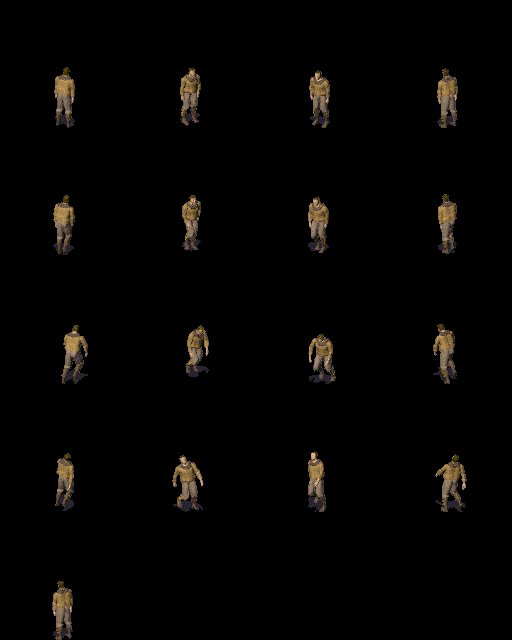

This is a level from a 2D game, rendered from its Tiled map with the project's own tilesets. A one-line summary and the complete map file follow:
An orthogonal 4x5 tile map with 128x128 px tiles, 1 tile layer (Tile Layer 1).

<map version="1.0" orientation="orthogonal" renderorder="right-down" width="4" height="5" tilewidth="128" tileheight="128" nextobjectid="1">
 <tileset firstgid="1" name="VaultDwellers_Gatherer" tilewidth="128" tileheight="128" tilecount="256" columns="32">
  <image source="VaultDwellers_Gatherer.png" width="4096" height="1024" />
  <tile id="0">
   <properties>
    <property name="idle" value="top_right" />
   </properties>
   <animation>
    <frame tileid="0" duration="100" />
    <frame tileid="1" duration="100" />
    <frame tileid="2" duration="100" />
    <frame tileid="3" duration="100" />
    <frame tileid="4" duration="100" />
    <frame tileid="5" duration="100" />
    <frame tileid="6" duration="100" />
    <frame tileid="7" duration="100" />
    <frame tileid="8" duration="100" />
    <frame tileid="9" duration="100" />
    <frame tileid="10" duration="100" />
    <frame tileid="11" duration="100" />
   </animation>
  </tile>
  <tile id="13">
   <properties>
    <property name="gather" value="top_right" />
   </properties>
   <animation>
    <frame tileid="13" duration="100" />
    <frame tileid="14" duration="100" />
    <frame tileid="15" duration="100" />
    <frame tileid="16" duration="100" />
    <frame tileid="17" duration="100" />
    <frame tileid="18" duration="100" />
    <frame tileid="19" duration="100" />
    <frame tileid="20" duration="100" />
    <frame tileid="21" duration="100" />
   </animation>
  </tile>
  <tile id="23">
   <properties>
    <property name="walk" value="top_right" />
   </properties>
   <animation>
    <frame tileid="23" duration="100" />
    <frame tileid="24" duration="100" />
    <frame tileid="25" duration="100" />
    <frame tileid="26" duration="100" />
    <frame tileid="27" duration="100" />
    <frame tileid="28" duration="100" />
    <frame tileid="29" duration="100" />
    <frame tileid="30" duration="100" />
   </animation>
  </tile>
  <tile id="32">
   <properties>
    <property name="idle" value="bottom_right" />
   </properties>
   <animation>
    <frame tileid="32" duration="100" />
    <frame tileid="33" duration="100" />
    <frame tileid="34" duration="100" />
    <frame tileid="35" duration="100" />
    <frame tileid="36" duration="100" />
    <frame tileid="37" duration="100" />
    <frame tileid="38" duration="100" />
    <frame tileid="39" duration="100" />
    <frame tileid="40" duration="100" />
    <frame tileid="41" duration="100" />
    <frame tileid="42" duration="100" />
    <frame tileid="43" duration="100" />
   </animation>
  </tile>
  <tile id="45">
   <properties>
    <property name="gather" value="bottom_right" />
   </properties>
   <animation>
    <frame tileid="45" duration="100" />
    <frame tileid="46" duration="100" />
    <frame tileid="47" duration="100" />
    <frame tileid="48" duration="100" />
    <frame tileid="49" duration="100" />
    <frame tileid="50" duration="100" />
    <frame tileid="51" duration="100" />
    <frame tileid="52" duration="100" />
    <frame tileid="53" duration="100" />
   </animation>
  </tile>
  <tile id="55">
   <properties>
    <property name="walk" value="bottom_right" />
   </properties>
   <animation>
    <frame tileid="55" duration="100" />
    <frame tileid="56" duration="100" />
    <frame tileid="57" duration="100" />
    <frame tileid="58" duration="100" />
    <frame tileid="59" duration="100" />
    <frame tileid="60" duration="100" />
    <frame tileid="61" duration="100" />
    <frame tileid="62" duration="100" />
   </animation>
  </tile>
  <tile id="64">
   <properties>
    <property name="idle" value="bottom_left" />
   </properties>
   <animation>
    <frame tileid="64" duration="100" />
    <frame tileid="65" duration="100" />
    <frame tileid="66" duration="100" />
    <frame tileid="67" duration="100" />
    <frame tileid="68" duration="100" />
    <frame tileid="69" duration="100" />
    <frame tileid="70" duration="100" />
    <frame tileid="71" duration="100" />
    <frame tileid="72" duration="100" />
    <frame tileid="73" duration="100" />
    <frame tileid="74" duration="100" />
    <frame tileid="75" duration="100" />
   </animation>
  </tile>
  <tile id="77">
   <properties>
    <property name="gather" value="bottom_left" />
   </properties>
   <animation>
    <frame tileid="77" duration="100" />
    <frame tileid="78" duration="100" />
    <frame tileid="79" duration="100" />
    <frame tileid="80" duration="100" />
    <frame tileid="81" duration="100" />
    <frame tileid="82" duration="100" />
    <frame tileid="83" duration="100" />
    <frame tileid="84" duration="100" />
    <frame tileid="85" duration="100" />
   </animation>
  </tile>
  <tile id="87">
   <properties>
    <property name="walk" value="bottom_left" />
   </properties>
   <animation>
    <frame tileid="87" duration="100" />
    <frame tileid="88" duration="100" />
    <frame tileid="89" duration="100" />
    <frame tileid="90" duration="100" />
    <frame tileid="91" duration="100" />
    <frame tileid="92" duration="100" />
    <frame tileid="93" duration="100" />
    <frame tileid="94" duration="100" />
   </animation>
  </tile>
  <tile id="96">
   <properties>
    <property name="idle" value="top_left" />
   </properties>
   <animation>
    <frame tileid="96" duration="100" />
    <frame tileid="97" duration="100" />
    <frame tileid="98" duration="100" />
    <frame tileid="99" duration="100" />
    <frame tileid="100" duration="100" />
    <frame tileid="101" duration="100" />
    <frame tileid="102" duration="100" />
    <frame tileid="103" duration="100" />
    <frame tileid="104" duration="100" />
    <frame tileid="105" duration="100" />
    <frame tileid="106" duration="100" />
    <frame tileid="107" duration="100" />
   </animation>
  </tile>
  <tile id="109">
   <properties>
    <property name="gather" value="top_left" />
   </properties>
   <animation>
    <frame tileid="109" duration="100" />
    <frame tileid="110" duration="100" />
    <frame tileid="111" duration="100" />
    <frame tileid="112" duration="100" />
    <frame tileid="113" duration="100" />
    <frame tileid="114" duration="100" />
    <frame tileid="115" duration="100" />
    <frame tileid="116" duration="100" />
    <frame tileid="117" duration="100" />
   </animation>
  </tile>
  <tile id="119">
   <properties>
    <property name="walk" value="top_left" />
   </properties>
   <animation>
    <frame tileid="119" duration="100" />
    <frame tileid="120" duration="100" />
    <frame tileid="121" duration="100" />
    <frame tileid="122" duration="100" />
    <frame tileid="123" duration="100" />
    <frame tileid="124" duration="100" />
    <frame tileid="125" duration="100" />
    <frame tileid="126" duration="100" />
   </animation>
  </tile>
  <tile id="128">
   <properties>
    <property name="hit" value="top_right" />
   </properties>
   <animation>
    <frame tileid="128" duration="100" />
    <frame tileid="129" duration="100" />
    <frame tileid="130" duration="100" />
    <frame tileid="131" duration="100" />
    <frame tileid="132" duration="100" />
    <frame tileid="133" duration="100" />
   </animation>
  </tile>
  <tile id="160">
   <properties>
    <property name="hit" value="bottom_right" />
   </properties>
   <animation>
    <frame tileid="160" duration="100" />
    <frame tileid="161" duration="100" />
    <frame tileid="162" duration="100" />
    <frame tileid="163" duration="100" />
    <frame tileid="164" duration="100" />
    <frame tileid="165" duration="100" />
   </animation>
  </tile>
  <tile id="167">
   <properties>
    <property name="hit" value="top_left" />
   </properties>
   <animation>
    <frame tileid="167" duration="100" />
    <frame tileid="168" duration="100" />
    <frame tileid="169" duration="100" />
    <frame tileid="170" duration="100" />
    <frame tileid="171" duration="100" />
    <frame tileid="172" duration="100" />
    <frame tileid="173" duration="100" />
    <frame tileid="174" duration="100" />
    <frame tileid="175" duration="100" />
    <frame tileid="176" duration="100" />
   </animation>
  </tile>
  <tile id="192">
   <properties>
    <property name="hit" value="bottom_left" />
   </properties>
   <animation>
    <frame tileid="192" duration="100" />
    <frame tileid="193" duration="100" />
    <frame tileid="194" duration="100" />
    <frame tileid="195" duration="100" />
    <frame tileid="196" duration="100" />
    <frame tileid="197" duration="100" />
   </animation>
  </tile>
  <tile id="224">
   <properties>
    <property name="hit" value="top_left" />
   </properties>
   <animation>
    <frame tileid="224" duration="100" />
    <frame tileid="225" duration="100" />
    <frame tileid="226" duration="100" />
    <frame tileid="227" duration="100" />
    <frame tileid="228" duration="100" />
    <frame tileid="229" duration="100" />
   </animation>
  </tile>
 </tileset>
 <layer name="Tile Layer 1" width="4" height="5">
  <data>
   <tile gid="1" />
   <tile gid="33" />
   <tile gid="65" />
   <tile gid="97" />
   <tile gid="24" />
   <tile gid="56" />
   <tile gid="88" />
   <tile gid="120" />
   <tile gid="14" />
   <tile gid="46" />
   <tile gid="78" />
   <tile gid="110" />
   <tile gid="129" />
   <tile gid="161" />
   <tile gid="193" />
   <tile gid="225" />
   <tile gid="168" />
   <tile gid="0" />
   <tile gid="0" />
   <tile gid="0" />
  </data>
 </layer>
</map>
